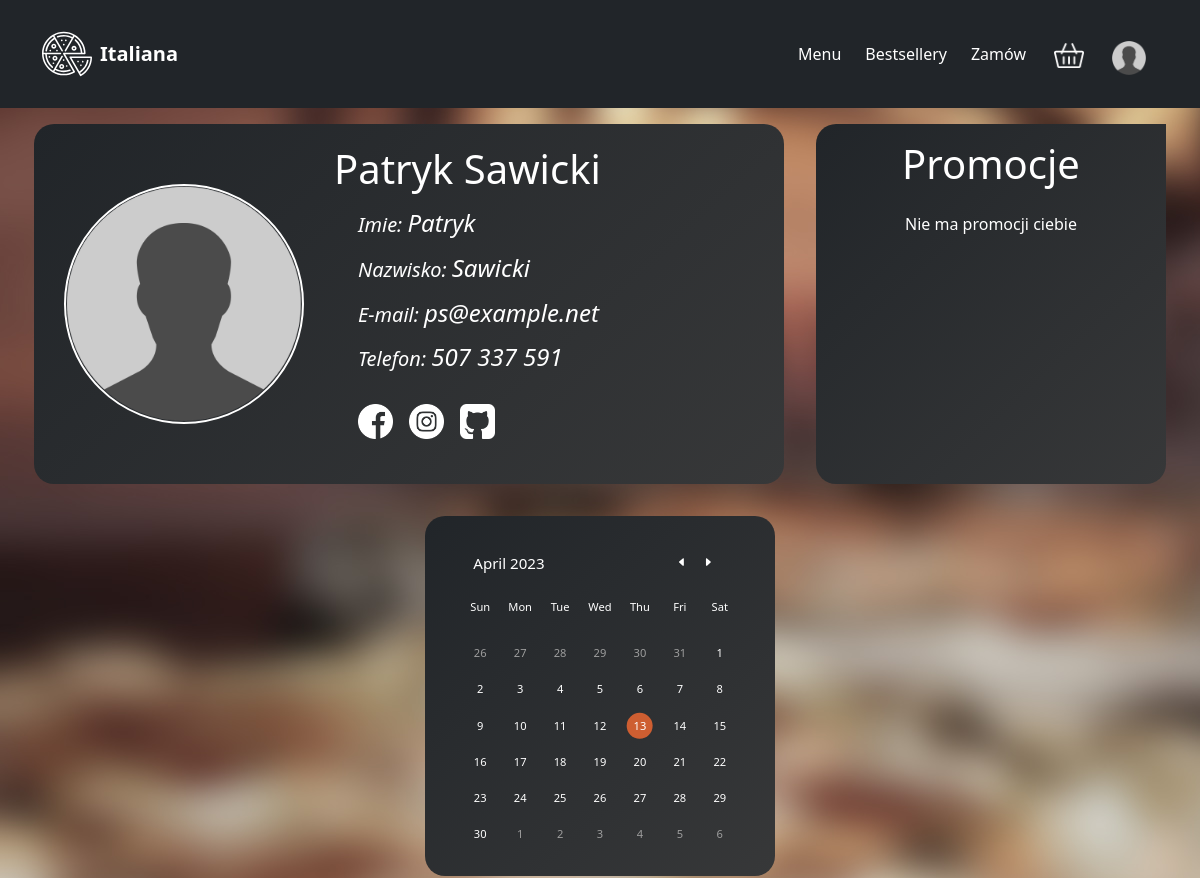
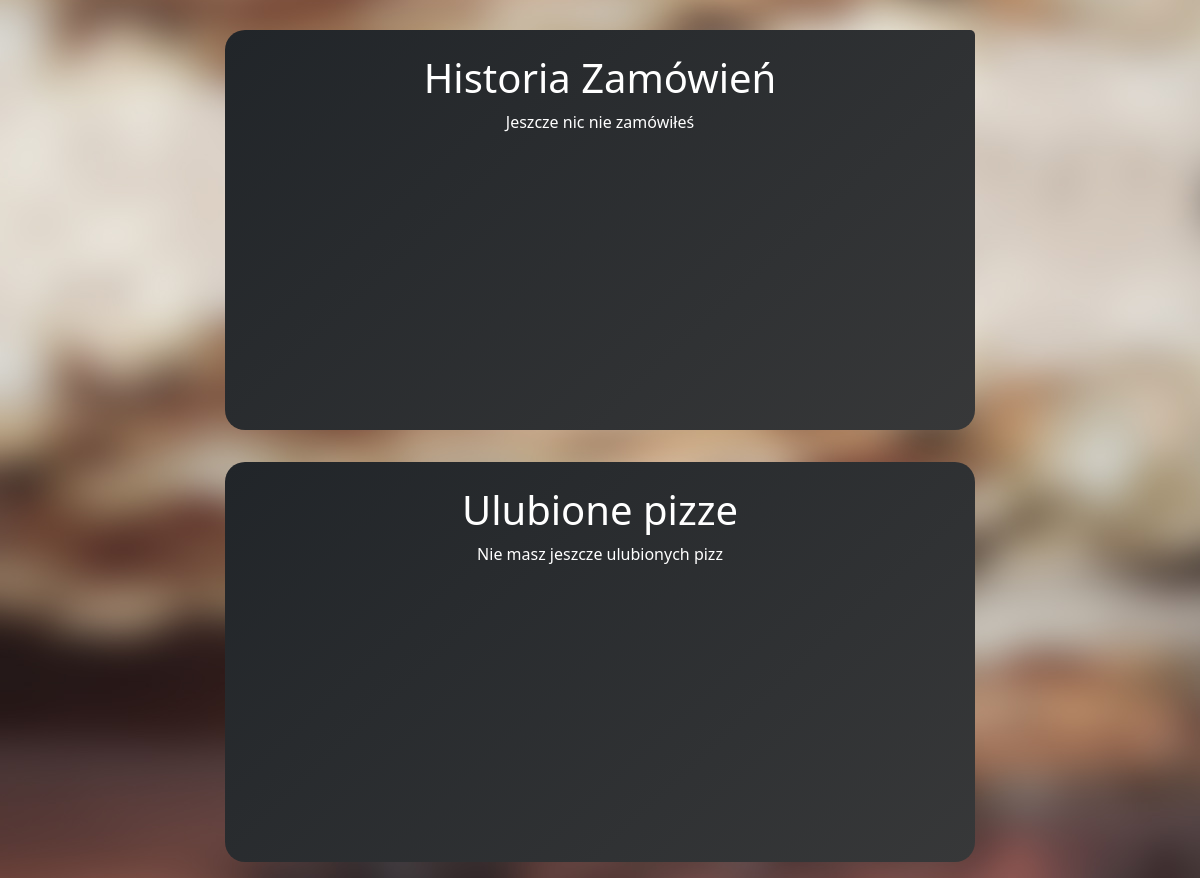
The page /dashboard.php (signed in) on the database as committed earlier (2 pictures, top to bottom).
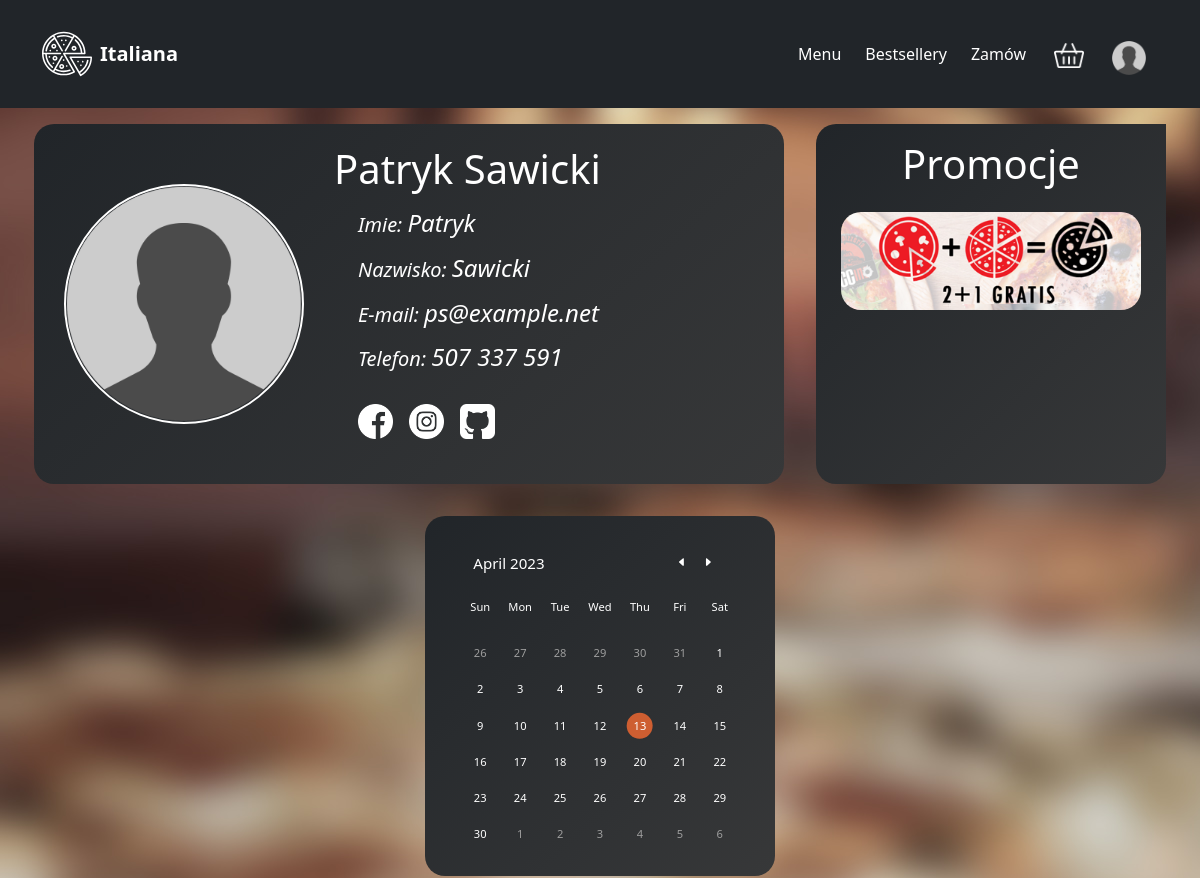
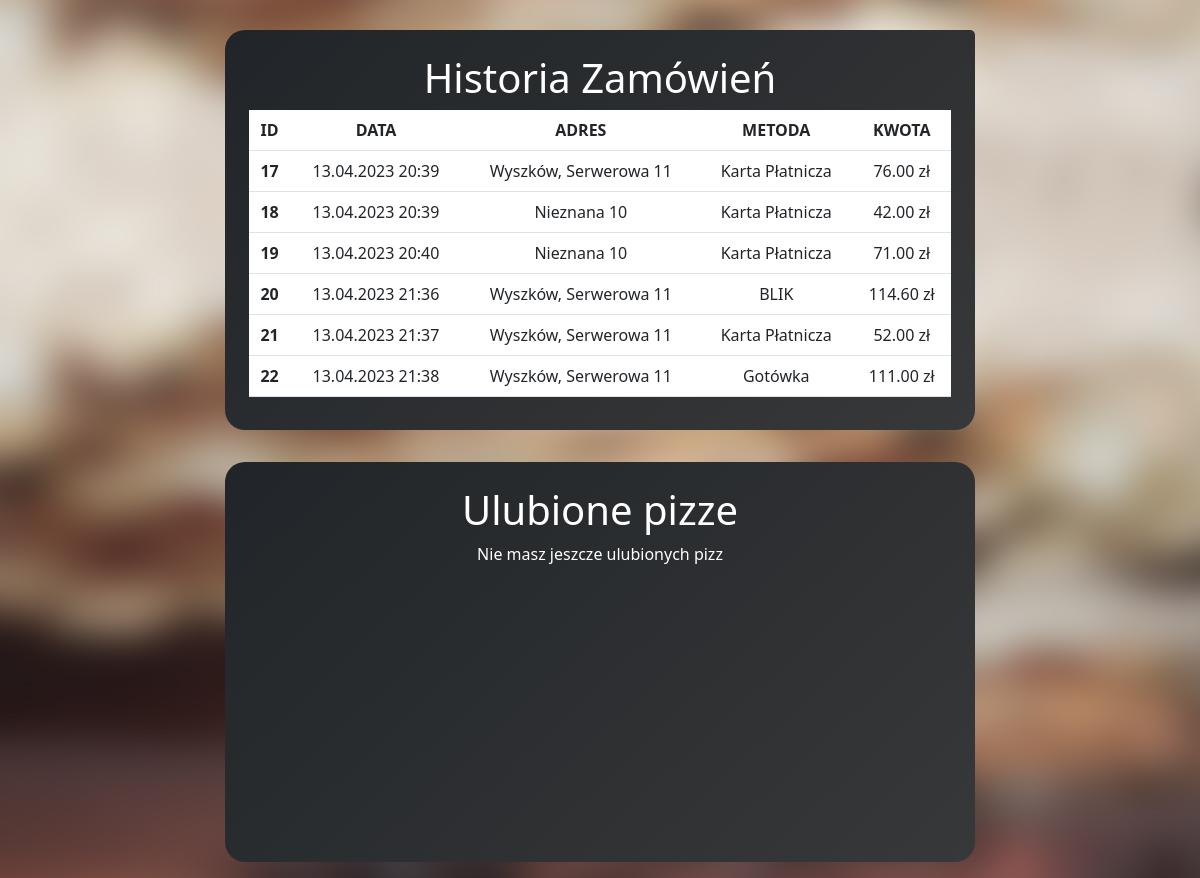
The same page on the database as committed later (2 pictures, top to bottom).
### tables this page shows
CREATE TABLE `users` (
  `id` int(11) NOT NULL,
  `email` varchar(60) NOT NULL,
  `phone` varchar(9) NOT NULL,
  `password` varchar(100) NOT NULL,
  `name` varchar(60) NOT NULL,
  `surname` varchar(60) NOT NULL,
  `image` varchar(100) NOT NULL DEFAULT 'img/users/default.png'
);

CREATE TABLE `specialOffers` (
  `id` int(11) NOT NULL,
  `userId` int(11) NOT NULL,
  `promoCode` varchar(10) NOT NULL,
  `discount` double NOT NULL,
  `image` varchar(100) NOT NULL,
  `isUsed` tinyint(1) NOT NULL DEFAULT 0
);

CREATE TABLE `orders` (
  `id` int(11) NOT NULL,
  `userId` int(11) NOT NULL,
  `orderData` longtext NOT NULL CHECK (json_valid(`orderData`)),
  `address` varchar(100) NOT NULL,
  `paymentMethod` int(11) NOT NULL,
  `cost` decimal(10,2) NOT NULL,
  `date` datetime NOT NULL DEFAULT current_timestamp(),
  `phone` varchar(9) NOT NULL
);

CREATE TABLE `paymentMethods` (
  `id` int(11) NOT NULL,
  `name` varchar(20) NOT NULL
);

### php/functions.php (the view, shortened to what this page needs)
<?php require("config.php");
class DatabaseClass
{
    function getData($query)
    {
        $result = new stdClass();
        try {
            $server = new mysqli(MYSQL_HOST, MYSQL_USER, MYSQL_PASSWORD, MYSQL_DATABASE);
            $r = $server->query($query);
            $result->success = 1;
            $result->error = null;
            $result->resultNum = $r->num_rows;
            $result->results = $r->fetch_all();
            return $result;
        } catch (Exception $e) {
            $result->success = 0;
            $result->error = $e;
            $result->resultNum = null;
            $result->results = null;
            return $result;
        }
    }
}
class UserClass
{
    function getUserId()
    {
        return $_SESSION['userId'];
    }
    function getUserData() {
        return $_SESSION['userData'];
    }
    function isLoggedIn()
    {
        return isset($_SESSION['isLoggedIn']);
    }
}
class ContentClass
{
    function generateBasketButton()
    {
        echo Template->basketButton();
    }
    function generateUserMenu()
    {
        $result = Database->getData("SELECT image FROM users WHERE id=" . User->getUserId())->results[0][0];
        echo Template->userMenu($result);
    }
    function generateUserDashboard() {
        echo Template->userDashboard(User->getUserData());
    }
    function generateUserPromotions() {
        $query = "SELECT promoCode, image FROM specialOffers WHERE isUsed = 0 AND userId = ".User->getUserId();
        $result = Database->getData($query);
        if($result->success && $result->resultNum){
            for ($i = 0; $i < $result->resultNum; $i++) {
                echo Template->userPromotion($result->results[$i]);
            }
        } else {
            echo Template->userNoPromotion();
        }
    }
    function generateUserFavoritePizzas() {
        $user = User->getUserId();
        $query = "SELECT JSON_VALUE(orderData, '$.products[*].id'), SUM(JSON_VALUE(orderData, '$.products[*].count')) AS purchased FROM orders WHERE userId = $user GROUP BY JSON_VALUE(orderData, '$.products[*].id') ORDER BY purchased DESC LIMIT 3";
        $result = Database->getData($query);
        if($result->resultNum == 3) {
            $paths = [];
            for ($i=0; $i < 3; $i++) {
                $image = Database->getData("SELECT image FROM products WHERE id = ".$result->results[$i][0]);
                array_push($paths, $image->results[0][0]);
            }
            echo Template->userFavoritePizzas($paths);
        } else {
            echo Template->noUserFavoritePizzas();
        }
    }
    function generateUserOrderHistory() {
        $user = User->getUserId();
        $query = "SELECT orders.id, date, address, paymentMethods.name, cost FROM orders JOIN paymentMethods ON orders.paymentMethod = paymentMethods.id WHERE userId = $user";
        $result = Database->getData($query);
        if($result->resultNum > 0) {
            $historyRows = "";
            for($i = 0; $i < $result->resultNum; $i++) {
                $historyRows .= Template->userOrderHistoryRow($result->results[$i]);
            }
            echo Template->userOrderHistory($historyRows);
        } else {
            echo Template->noUserOrderHistory();
        }
    }
}
class TemplateClass
{
    function basketButton()
    {
        return <<< TEMPLATE
            <li class="nav-item m-1 d-flex justify-content-center align-items-center">
                <button class="btn cart pb-1" type="button" data-bs-toggle="offcanvas" data-bs-target="#offcanvasWithBothOptions" aria-controls="offcanvasWithBothOptions">
                <img src="./img/shopping-cart2.png" style="width:30px;" alt="koszyk"></button>
            </li>
        TEMPLATE;
    }
    function userMenu($userImage)
    {
        return <<< TEMPLATE
            <li class="nav-item d-flex justify-content-center align-items-center">
                <div class="dropdown-center  d-flex flex-column justify-content-center pt-2">
                    <button class="profile btn" type="button" data-bs-toggle="dropdown" aria-expanded="false">
                        <img src="$userImage" alt="icon">
                    </button>
                    <ul class="dropdown-menu dropdown-menu-lg-start">
                        <li><a class="dropdown-item" href="dashboard.php">Dashbord</a></li>
                        <li><a class="dropdown-item" href="#">Historia</a></li>
                        <li><a class="dropdown-item" href="php/user.php?action=logout">Wyloguj się</a></li>
                    </ul>
                </div>
            </li>
        TEMPLATE;
    }
    function userDashboard($data) {
        $phone = join(" ", str_split($data[4], 3));
        return <<< TEMPLATE
            <div class="d-flex justify-content-center flex-wrap">
                <div data-aos="zoom-in-up" id="user-info" class="d-flex justify-content-center m-3">
                <div id="user-photo" class="d-flex flex-column justify-content-center align-items-center">
                    <img src="$data[5]" alt="user-photo">
                </div>
                <div id="user-description" class="d-flex flex-column justify-content-center align-items-start">
                    <div>
                        <h1>$data[1] $data[2]</h1>
                    </div>
                    <h3 class="mt-2 ms-4 fst-italic fw-lighter fs-5">Imie: <b class="fs-4">$data[1]</b></h3>
                    <h3 class="mt-2 ms-4 fst-italic fw-lighter fs-5">Nazwisko: <b class="fs-4">$data[2]</b> </h3>
                    <h3 class="mt-2 ms-4 fst-italic fw-lighter fs-5">E-mail: <b class="email">$data[3]</b> </h3>
                    <h3 class="mt-2 ms-4 fst-italic fw-lighter fs-5">Telefon: <b class="fs-4">$phone</b></h3>
                    <div class="social-media d-flex justify-content-center align-items-center flex-row m-3">
                        <img src="./img/facebook.png" class="m-2" alt="facebook">
                        <img src="./img/instagram.png" class="m-2" alt="facebook">
                        <img src="./img/github-sign.png" class="m-2" alt="facebook">
                    </div>
                </div>
            </div>
        TEMPLATE;
    }
    function userPromotion($data) {
        return <<< TEMPLATE
            <div class="promocja2">
                <div class=" kod d-flex justify-content-center align-items-center"> Kod: $data[0] </div>
                <img src="$data[1]" class="mb-3" alt="promocja">
            </div>
        TEMPLATE;
    }
    function userNoPromotion() {
        return <<< TEMPLATE
            <div class="promocja2">
                <div class="d-flex justify-content-center align-items-center text-white">Nie ma promocji ciebie </div>
            </div>
        TEMPLATE;
    }
    function noUserFavoritePizzas() {
        return <<< TEMPLATE
        <div data-aos="zoom-in-up" id="top-pizza" class="m-3 p-4">
            <div class="d-flex justify-content-center align-items-center flex-column">
                <h1 class="text-white text-center "> Ulubione pizze </h1>
                <div class="d-flex justify-content-center align-items-center ps-5 pe-5 h-100 text-white">
                    Nie masz jeszcze ulubionych pizz
                </div>
            </div>
        </div>
        TEMPLATE;
    }
    function userOrderHistory($rows) {
        return <<< TEMPLATE
            <table class="table">
                <thead>
                <tr>
                    <th scope="col">ID</th>
                    <th scope="col">DATA</th>
                    <th scope="col">ADRES</th>
                    <th scope="col">METODA</th>
                    <th scope="col">KWOTA</th>
                </tr>
                </thead>
                <tbody>
                    $rows
                </tbody>
            </table>
        TEMPLATE;
    }
    function noUserOrderHistory() {
        return <<< TEMPLATE
        <div class="tabelka text-white align-items-center">
            Jeszcze nic nie zamówiłeś
        </div>
        TEMPLATE;
    }
    function userOrderHistoryRow($data) {
        $date=date_create($data[1]);
        $date=date_format($date,"d.m.Y H:i");
        return <<< TEMPLATE
            <tr>
                <th scope="row">$data[0]</th>
                <td>$date</td>
                <td>$data[2]</td>
                <td>$data[3]</td>
                <td>$data[4] zł</td>
            </tr>
        TEMPLATE;
    }
}

### dashboard.php (shortened to what this page needs)
<?php require("php/functions.php"); ?>
<!DOCTYPE html>
<html lang="en">
<head>
  <link href="https://cdn.jsdelivr.net/npm/bootstrap@5.3.0-alpha1/dist/css/bootstrap.min.css" rel="stylesheet">
  <link rel="stylesheet" href="style.css">
  <link rel="stylesheet" href="dashbord.css">
  <link rel="stylesheet" href="./style/jquery.nice-number.css">
  <link rel="stylesheet" href="https://unpkg.com/aos@next/dist/aos.css" />
</head>
<body>
  <header>
    <nav class="navbar navbar-expand-md navbar-dark bg-dark">
      <div class="container py-3">
        <a href="." class="navbar-brand d-flex align-items-center">
          <strong class="fs-5 text-white">Italiana</strong>
        </a>
        <div class="collapse-sm navbar-collapse collapse" id="navbarCollapse">
          <div class="d-flex justify-content-center">
            <ul class="text-white navbar-nav mb-2 mb-md-0">
              <li class="nav-item m-1 d-flex justify-content-center align-items-center">
                <a href="menu1.php" class="nav-link">Menu</a>
              </li>
              <li class="nav-item m-1 d-flex justify-content-center align-items-center">
                <a class="nav-link ">Bestsellery</a>
              </li>
              <li class="nav-item m-1 d-flex justify-content-center align-items-center">
                <a class="nav-link ">Zamów</a>
              </li>
              <?php
              if (User->isLoggedIn()) {
                Content->generateBasketButton();
              }
              if (User->isLoggedIn()) {
                Content->generateUserMenu();
              }
              ?>
            </ul>
          </div>
        </div>
      </div>
    </nav>
  </header>
  <div class="container-fluid">
    <div class="d-flex justify-content-center flex-wrap">
      <?php Content->generateUserDashboard() ?>
      <div data-aos="zoom-in-up" id="promotion" class="m-3">
        <h1 class="p-3 text-center"> Promocje </h1>
        <div class="promocja d-flex align-items-center flex-column">
          <?php Content->generateUserPromotions() ?>
        </div>
      </div>
      <div data-aos="zoom-in-up" id="calender" class="d-flex justify-content-center align-items-center m-3">
        <div id="kalendarz">
          <div class="wrapper ">
            <header>
              <p class="current-date"></p>
              <div class="icons">
                <span id="prev">
                  <svg xmlns="http://www.w3.org/2000/svg" width="16" height="16" fill="currentColor" class="bi bi-caret-left-fill" viewBox="0 0 16 16">
                    <path d="m3.86 8.753 5.482 4.796c.646.566 1.658.106 1.658-.753V3.204a1 1 0 0 0-1.659-.753l-5.48 4.796a1 1 0 0 0 0 1.506z" />
                  </svg>
                </span>
                <span id="next">
                  <svg xmlns="http://www.w3.org/2000/svg" width="16" height="16" fill="currentColor" class="bi bi-caret-right-fill" viewBox="0 0 16 16">
                    <path d="m12.14 8.753-5.482 4.796c-.646.566-1.658.106-1.658-.753V3.204a1 1 0 0 1 1.659-.753l5.48 4.796a1 1 0 0 1 0 1.506z" />
                  </svg>
                </span>
              </div>
            </header>
            <div class="calendar">
              <ul class="weeks">
                <li>Sun</li>
                <li>Mon</li>
                <li>Tue</li>
                <li>Wed</li>
                <li>Thu</li>
                <li>Fri</li>
                <li>Sat</li>
              </ul>
              <ul class="days"></ul>
            </div>
          </div>
        </div>
      </div>
    </div>
    <div class="d-flex justify-content-center flex-wrap">
      <div data-aos="zoom-in-up" id="history" class="p-4 m-3">
        <h1 class="text-white text-center">Historia Zamówień</h1>
          <div class="tabelka text-white text-center">
            <?php Content->generateUserOrderHistory() ?>
          </div>
        </div>
      </div>
      <?php Content->generateUserFavoritePizzas() ?>
    </div>
  </div>
</body>
</html>

### style.css (style rules this page uses)
* { margin: 0px; scroll-behavior: smooth; --bs-nav-link-color: none; }
.nav-link { color:white; padding-top:10px; }
.navbar-nav { --bs-nav-link-hover-color: white; }
.nav-link::after { content: ""; height: 2px; width: 0; left:0px; display: block; background-color: #CE5E31; }
.profile img { width: 34px; border-radius: 10px; transition: 0.3s ease-in-out; }
.btn { --bs-btn-border-color: none; }
.cart { transition: 0.3s ease-in-out; }

### dashbord.css (style rules this page uses)
body { background-image: url("./img/regulamin.jpg"); }
#user-info { width: 750px; height: 360px; background: linear-gradient(137deg, rgba(33,37,41,1) 0%, rgba(55,56,57,1) 100%); color:white; border-radius: 20px; }
#calender { width: 350px; height: 360px; background: linear-gradient(137deg, rgba(33,37,41,1) 0%, rgba(55,56,57,1) 100%); border-radius: 20px; }
#promotion { width: 350px; height: 360px; background: linear-gradient(137deg, rgba(33,37,41,1) 0%, rgba(55,56,57,1) 100%); border-radius: 20px 0px 20px 20px; }
#history { width: 750px; height: 400px; background: linear-gradient(137deg, rgba(33,37,41,1) 0%, rgba(55,56,57,1) 100%); border-radius: 20px 5px 20px 20px; }
#top-pizza { width: 750px; height: 400px; background: linear-gradient(137deg, rgba(33,37,41,1) 0%, rgba(55,56,57,1) 100%); border-radius: 20px; }
.wrapper { width: 450px; background: transparent; border-radius: 20px; }
ol, ul { padding-left: 0rem; }
.wrapper header { display: flex; -webkit-box-align: center; -ms-flex-align: center; align-items: center; padding: 25px 30px 10px; -webkit-box-pack: justify; -ms-flex-pack: justify; justify-content: space-between; border-radius: 20px; background: transparent; color:white; }
header .icons { display: flex; align-items: center; justify-content: center; }
header .icons span { height: 38px; width: 38px; margin: 0 1px; cursor: pointer; color: white; text-align: center; font-size: 1.9rem; -webkit-user-select: none; -moz-user-select: none; -ms-user-select: none; user-select: none; border-radius: 20%; bottom:17px; position: relative; transition: 0.2s ease-in-out; }
.icons span:last-child { margin-right: 10px; }
header .current-date { font-size: 1.45rem; font-weight: 500; }
.calendar { padding: 10px; }
.calendar ul { display: flex; -ms-flex-wrap: wrap; flex-wrap: wrap; list-style: none; text-align: center; }
.calendar .days { margin-bottom: 10px; }
.calendar li { color: white; width: calc(100% / 7); font-size: 1.07rem; }
.calendar .weeks li { font-weight: 500; cursor: default; }
#kalendarz { transform: scale(0.65); z-index: 20; }
#user-photo { width: 40%; height: 100%; }
#user-description { width: 60%; height: 100%; }
#user-photo img { width: 80%; border: 2px white solid; border-radius: 100%; }
.social-media img { width: 35px; transition: 0.3s ease-in-out; filter: invert(100) }
.email { font-size: 24px; }
#promotion h1 { color:white; }
#promotion { overflow: scroll; scrollbar-color:dark; }
.promocja img { width: 300px; border-radius: 20px; }
.promocja2 { position: relative; }
.table { color:white; }
#history { overflow: scroll; }

Rows that differ between the two databases and show on the page:
added specialoffers: image (picture)
added orders: id "17", date "13.04.2023 20:39", address "Wyszków, Serwerowa 11", cost "76.00"
added paymentmethods: name "Karta Płatnicza Karta Płatnicza Karta Płatnicza Karta Płatnicza"
added orders: id "18", date "13.04.2023 20:39", address "Nieznana 10", cost "42.00"
added orders: id "19", date "13.04.2023 20:40", address "Nieznana 10", cost "71.00"
added orders: id "20", date "13.04.2023 21:36", address "Wyszków, Serwerowa 11", cost "114.60"
added paymentmethods: name "BLIK"
added orders: id "21", date "13.04.2023 21:37", address "Wyszków, Serwerowa 11", cost "52.00"
added orders: id "22", date "13.04.2023 21:38", address "Wyszków, Serwerowa 11", cost "111.00"
added paymentmethods: name "Gotówka"
Other text that changed with them:
text no longer shown: "Nie ma promocji ciebie Jeszcze nic nie zamówiłeś"
text now shown: "ID DATA ADRES METODA KWOTA zł zł zł zł zł zł"
